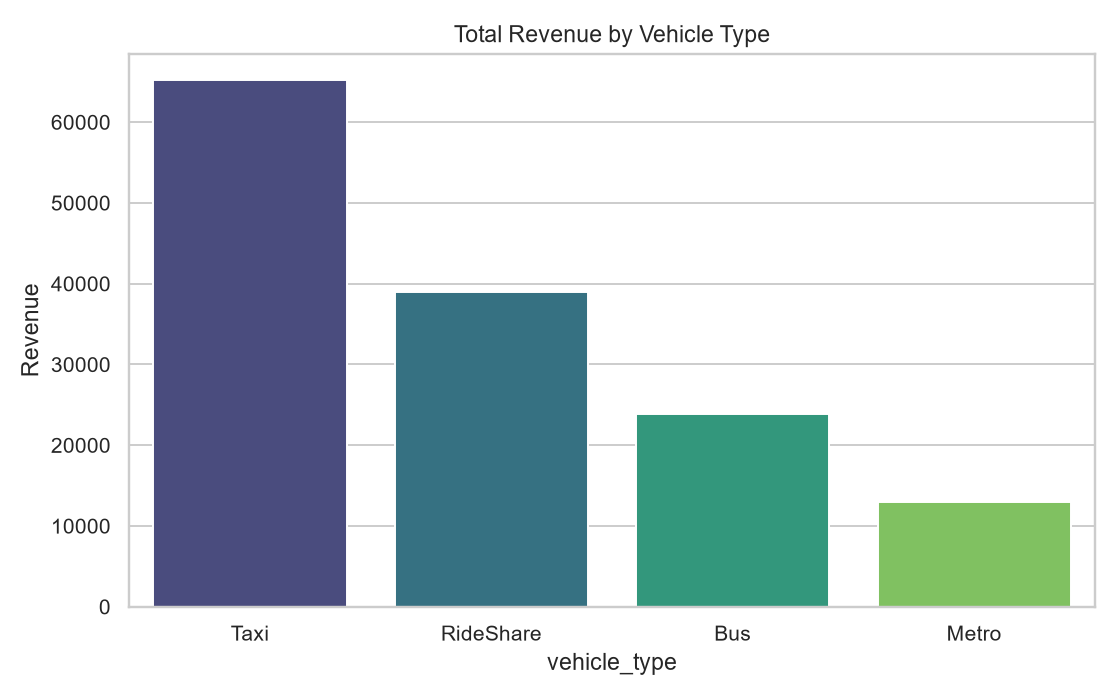
#> input picture ai_data_analysis_project/reports/figures/revenue_by_vehicle.png, 1120 x 700 px
$ python create_demo_video.py
#> lines starting #> are read from the running program, lines starting #| are printed output that depends on the picture
"""
Generate project demo video: wideo.mp4
Run: py create_demo_video.py
"""
from __future__ import annotations

import json
from pathlib import Path

from PIL import Image, ImageDraw, ImageFont
from moviepy import ImageClip, concatenate_videoclips

BASE_DIR = Path(__file__).resolve().parent
OUTPUT = BASE_DIR / "wideo.mp4"
FIGURES = BASE_DIR / "reports" / "figures"
METRICS_PATH = BASE_DIR / "reports" / "model_metrics.json"

W, H = 1280, 720
BG = (22, 58, 88)
ACCENT = (230, 126, 34)
WHITE = (255, 255, 255)
LIGHT = (210, 225, 240)


def _font(size: int, bold: bool = False) -> ImageFont.FreeTypeFont | ImageFont.ImageFont:
    candidates = [
        "C:/Windows/Fonts/arialbd.ttf" if bold else "C:/Windows/Fonts/arial.ttf",
        "C:/Windows/Fonts/segoeuib.ttf" if bold else "C:/Windows/Fonts/segoeui.ttf",
    ]
    for path in candidates:
        if Path(path).exists():
            return ImageFont.truetype(path, size)
    return ImageFont.load_default()


def _wrap(draw: ImageDraw.ImageDraw, text: str, font: ImageFont.ImageFont, max_width: int) -> list[str]:
    words = text.split()
    lines: list[str] = []
    current: list[str] = []
    for word in words:
        trial = " ".join(current + [word])
        if draw.textlength(trial, font=font) <= max_width:
            current.append(word)
        else:
            if current:
                lines.append(" ".join(current))
            current = [word]
    if current:
        lines.append(" ".join(current))
    return lines


def make_slide(title: str, body_lines: list[str], subtitle: str = "", duration: float = 5.0) -> tuple[Image.Image, float]:
    img = Image.new("RGB", (W, H), BG)
    draw = ImageDraw.Draw(img)
    draw.rectangle([(0, 0), (W, 10)], fill=ACCENT)
    draw.rectangle([(0, H - 6), (W, H)], fill=ACCENT)

    draw.text((80, 80), title, font=_font(48, bold=True), fill=WHITE)
    y = 155
    if subtitle:
        draw.text((80, y), subtitle, font=_font(26), fill=ACCENT)
        y += 50

    for line in body_lines:
        for wline in _wrap(draw, line, _font(30), W - 160):
            draw.text((100, y), f"• {wline}", font=_font(30), fill=LIGHT)
            y += 42
            if y > H - 90:
                break

    draw.text((80, H - 55), "Transport Analysis  |  DEPI  |  AI & Data Science", font=_font(18), fill=(140, 170, 200))
    return img, duration


def make_chart_slide(chart_path: Path, caption: str, insight: str, duration: float = 5.5) -> tuple[Image.Image, float]:
    img = Image.new("RGB", (W, H), (245, 247, 250))
    draw = ImageDraw.Draw(img)
    draw.rectangle([(0, 0), (W, 80)], fill=BG)
    draw.text((50, 22), caption, font=_font(32, bold=True), fill=WHITE)

    chart = Image.open(chart_path).convert("RGB")
    chart.thumbnail((720, 480), Image.Resampling.LANCZOS)
    img.paste(chart, (50, 100))

    draw.text((800, 120), "Insight", font=_font(24, bold=True), fill=ACCENT)
    y = 165
    for wline in _wrap(draw, insight, _font(20), 420):
        draw.text((800, y), wline, font=_font(20), fill=(50, 60, 75))
        y += 30

    return img, duration


def build_slides(temp_dir: Path) -> list[tuple[Path, float]]:
    metrics = json.loads(METRICS_PATH.read_text(encoding="utf-8")) if METRICS_PATH.exists() else {}

    slides: list[tuple[Image.Image, float]] = [
        make_slide(
            "Transport Analysis",
            [
                "Digital Egypt Pioneers Initiative (DEPI)",
                "AI & Data Science — Graduation Project",
                "From raw transport data to intelligent decisions",
            ],
            "Intelligent Public Transport Analytics",
            6.0,
        ),
        make_slide(
            "The Problem",
            [
                "Transport operators collect massive trip data",
                "Spreadsheets cannot scale to thousands of records",
                "Delays and congestion need data-driven responses",
            ],
            "Why We Built This",
            5.0,
        ),
        make_slide(
            "Our Solution",
            [
                "1. CSV Ingestion — transport trip records",
                "2. Batch ETL — Bronze → Silver → Gold layers",
                "3. SQL Warehouse — 6 analytical queries",
                "4. Machine Learning — fare, delay, segmentation",
                "5. Streamlit Dashboard — interactive website",
            ],
            "5-Stage Pipeline",
            6.0,
        ),
        make_slide(
            "Results That Matter",
            [
                "5,000+ trips analyzed",
                f"Fare model R²: {metrics.get('fare_regression_r2', 0.98):.3f}",
                f"Delay prediction: {metrics.get('delay_classification_accuracy', 0.779):.1%} accuracy",
                f"Overall delay rate: {metrics.get('overall_delay_rate', 0.307):.1%}",
                "Airport = highest fares | Taxi = top revenue",
            ],
            "Key Performance Indicators",
            5.5,
        ),
    ]
#> in make_slide, `img = Image.new("RGB", (W, H), BG)`:
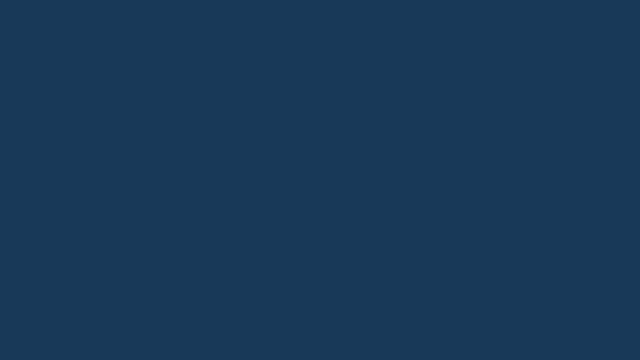
#> img: PIL image 1280x720 RGB (shown at 1/2 size); mean R, G, B 22, 58, 88
#> after the loop in make_slide, `for line in body_lines:`: y = 331
#> the loop in make_slide (call 2), `for line in body_lines:` made 3 passes

    chart_items = [
        (FIGURES / "revenue_by_vehicle.png", "Revenue by Vehicle", "Taxi leads total revenue — prioritize fleet and pricing."),
        (FIGURES / "delay_by_traffic.png", "Delays by Traffic", "High traffic causes the highest delay rate."),
        (FIGURES / "peak_hour_trips.png", "Peak Hour Demand", "Morning and evening peaks guide fleet scheduling."),
        (FIGURES / "distance_vs_fare.png", "Fare Intelligence", "Fare scales with distance; vehicle type matters."),
        (FIGURES / "fare_distribution.png", "Fare Distribution", "Most trips cluster at mid-range fares."),
    ]
    for chart, caption, insight in chart_items:
        if chart.exists():
            slides.append(make_chart_slide(chart, caption, insight))
#> in make_chart_slide, `img = Image.new("RGB", (W, H), (245, 247, 250))`:
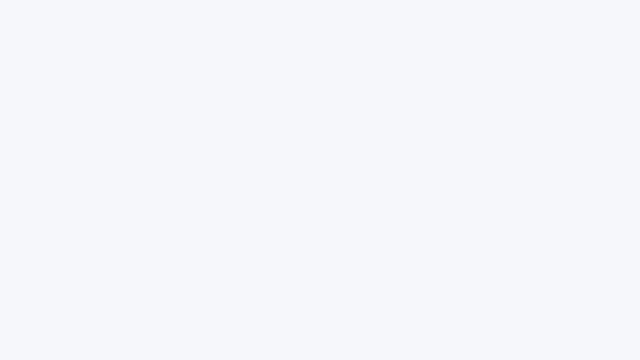
#> img: PIL image 1280x720 RGB (shown at 1/2 size); mean R, G, B 245, 247, 250
#> in make_chart_slide, `img.paste(chart, (50, 100))`:
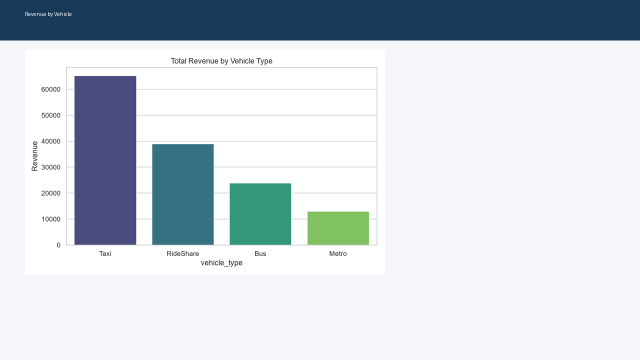
#> img: PIL image 1280x720 RGB (shown at 1/2 size); mean R, G, B 204.5, 213.5, 219.9
#> the loop in make_chart_slide, `for wline in _wrap(draw, insight, _font(20), 420):` made 1 pass
#> y on pass 1: 195
#> after the loop in make_chart_slide, `for wline in _wrap(draw, insight, _font(20), 420):`: y = 195
#> pass 2 of the loop in build_slides, `for chart, caption, insight in chart_items:`:
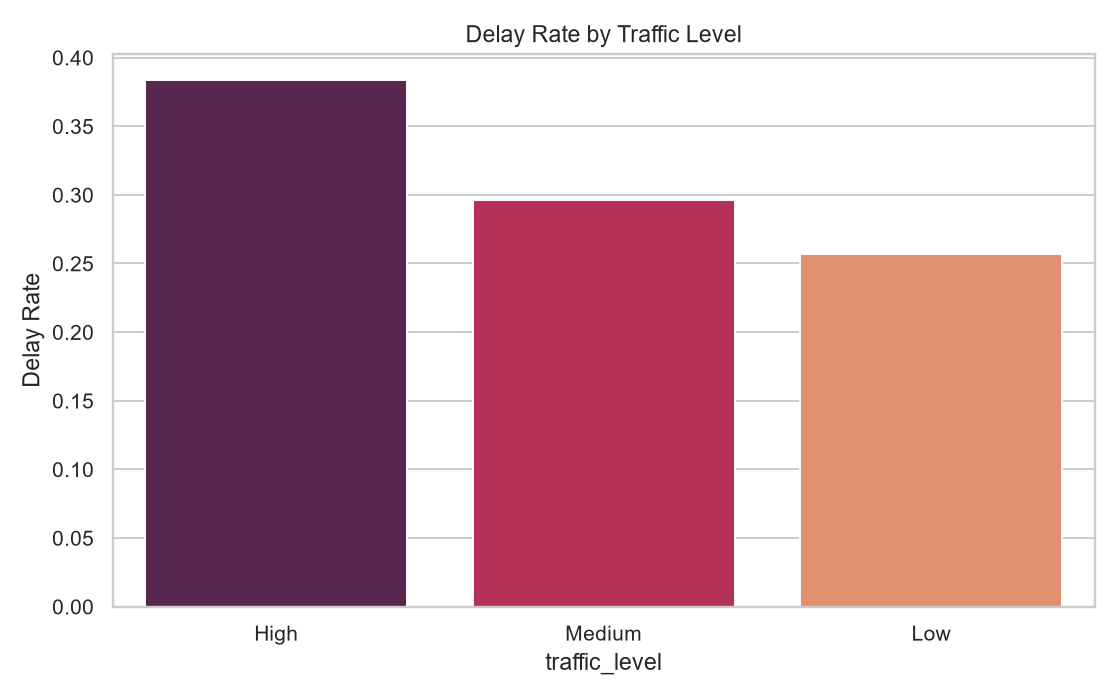
#> input picture ai_data_analysis_project/reports/figures/delay_by_traffic.png, 1120 x 700 px
#> in make_chart_slide (call 2), `img.paste(chart, (50, 100))`:
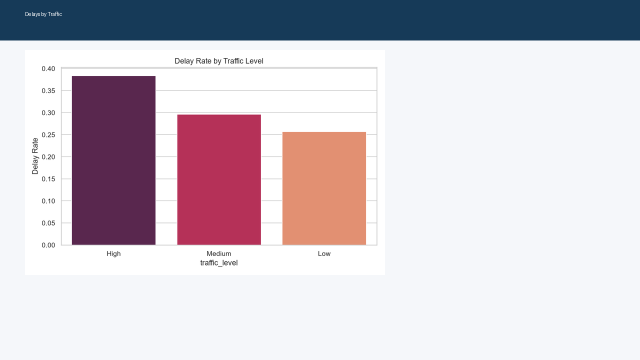
#> img: PIL image 1280x720 RGB (shown at 1/2 size); mean R, G, B 207.8, 200.2, 208.2
#> the loop in make_chart_slide (call 2), `for wline in _wrap(draw, insight, _font(20), 420):` made 1 pass
#> pass 3 of the loop in build_slides, `for chart, caption, insight in chart_items:`:
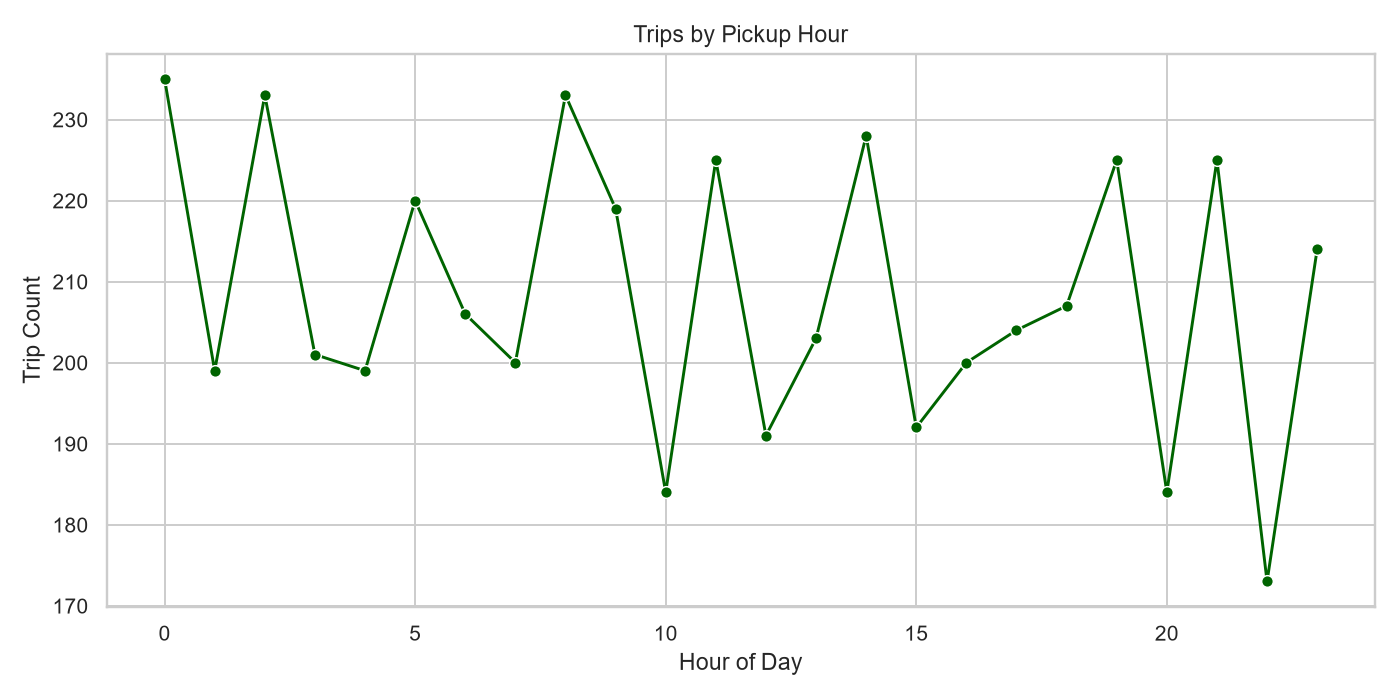
#> input picture ai_data_analysis_project/reports/figures/peak_hour_trips.png, 1400 x 700 px
#> in make_chart_slide (call 3), `img.paste(chart, (50, 100))`:
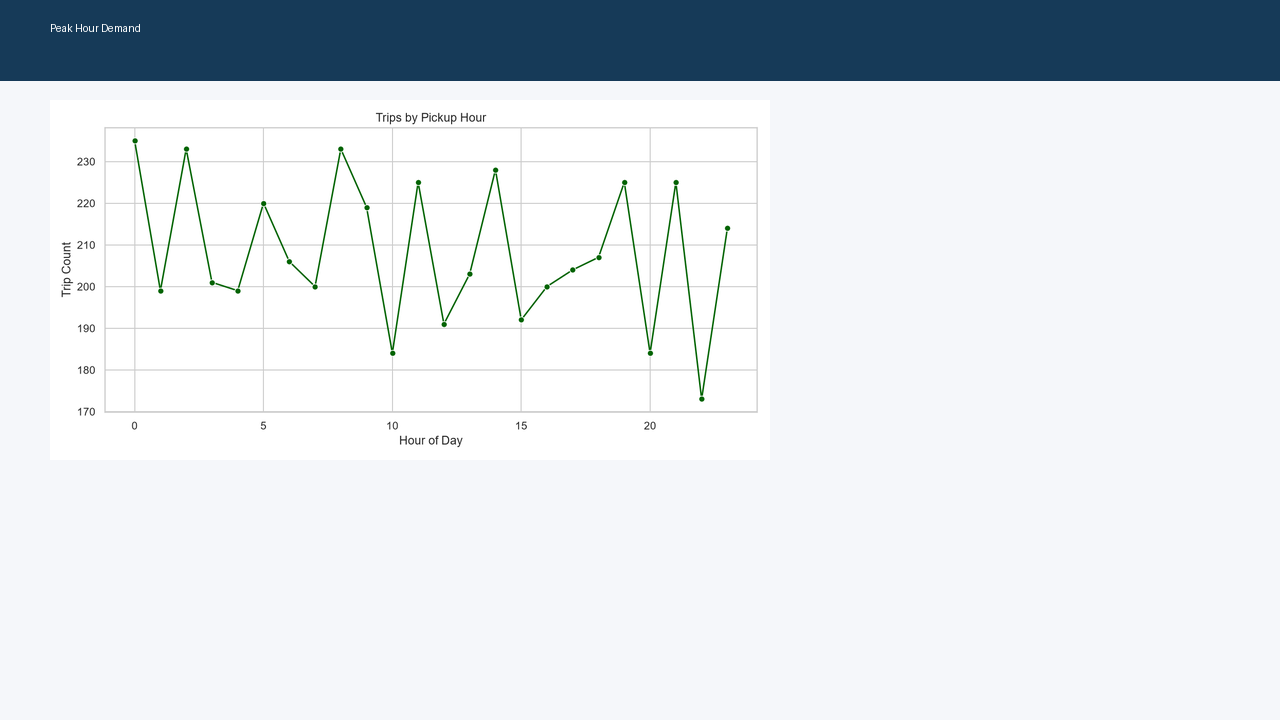
#> img: PIL image 1280x720 RGB; mean R, G, B 220.9, 226.6, 231.3
#> the loop in make_chart_slide (call 3), `for wline in _wrap(draw, insight, _font(20), 420):` made 1 pass
#> the loop made 5 passes; the first 3 are shown

    slides.extend(
        [
            make_slide(
                "Live Dashboard",
                [
                    "Run: py -m streamlit run dashboard.py",
                    "Filter by vehicle, zone, traffic, weather, date",
                    "KPIs and charts update instantly",
                    "No coding required for end users",
                ],
                "Interactive Demo",
                5.5,
            ),
            make_slide(
                "Thank You",
                [
                    "Transport Analysis — From Data to Decisions",
                    "Python | Pandas | PySpark | SQL | ML | Streamlit",
                    "Questions & Live Demo Welcome",
                ],
                "",
                6.0,
            ),
        ]
    )

    paths: list[tuple[Path, float]] = []
    for i, (img, dur) in enumerate(slides):
        p = temp_dir / f"frame_{i:02d}.png"
        p.parent.mkdir(parents=True, exist_ok=True)
        img.save(p)
        paths.append((p, dur))
    return paths


def main() -> None:
    temp_dir = BASE_DIR / "reports" / "video_slides"
    slide_paths = build_slides(temp_dir)
#> the loop in build_slides, `for i, (img, dur) in enumerate(slides):` made 11 passes
#> pass 1, in build_slides, `img.save(p)`:
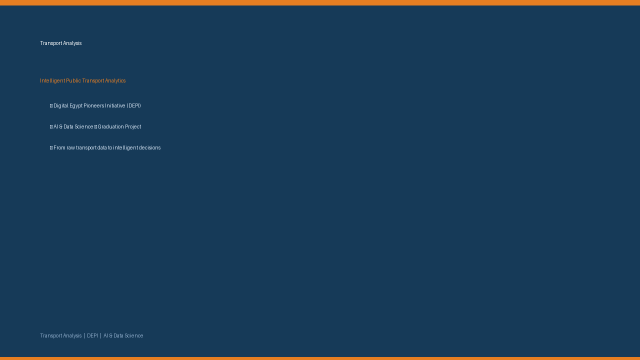
#> saved as frame_00.png: PIL image 1280x720 RGB (shown at 1/2 size); mean R, G, B 27.4, 60, 87
#> pass 2, in build_slides, `img.save(p)`:
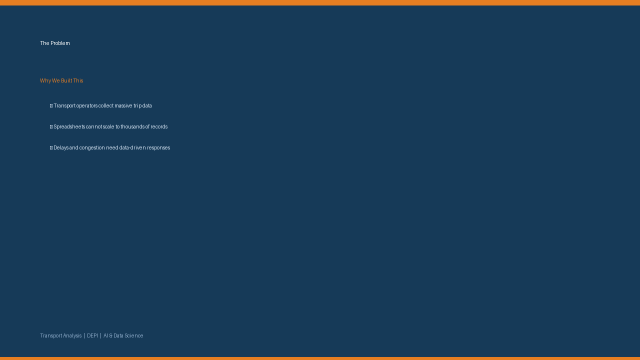
#> saved as frame_01.png: PIL image 1280x720 RGB (shown at 1/2 size); mean R, G, B 27.4, 60, 87.1
    clips = [ImageClip(str(p)).with_duration(d) for p, d in slide_paths]
    video = concatenate_videoclips(clips, method="compose")
    video.write_videofile(str(OUTPUT), fps=24, codec="libx264", audio=False, logger=None)
    print(f"Demo video saved to: {OUTPUT}")


if __name__ == "__main__":
    main()
#> (the call stopped at in main, `clips = [ImageClip(str(p)).with_duration(d) for p, d in slide_paths]`: moviepy is not available in this run)
